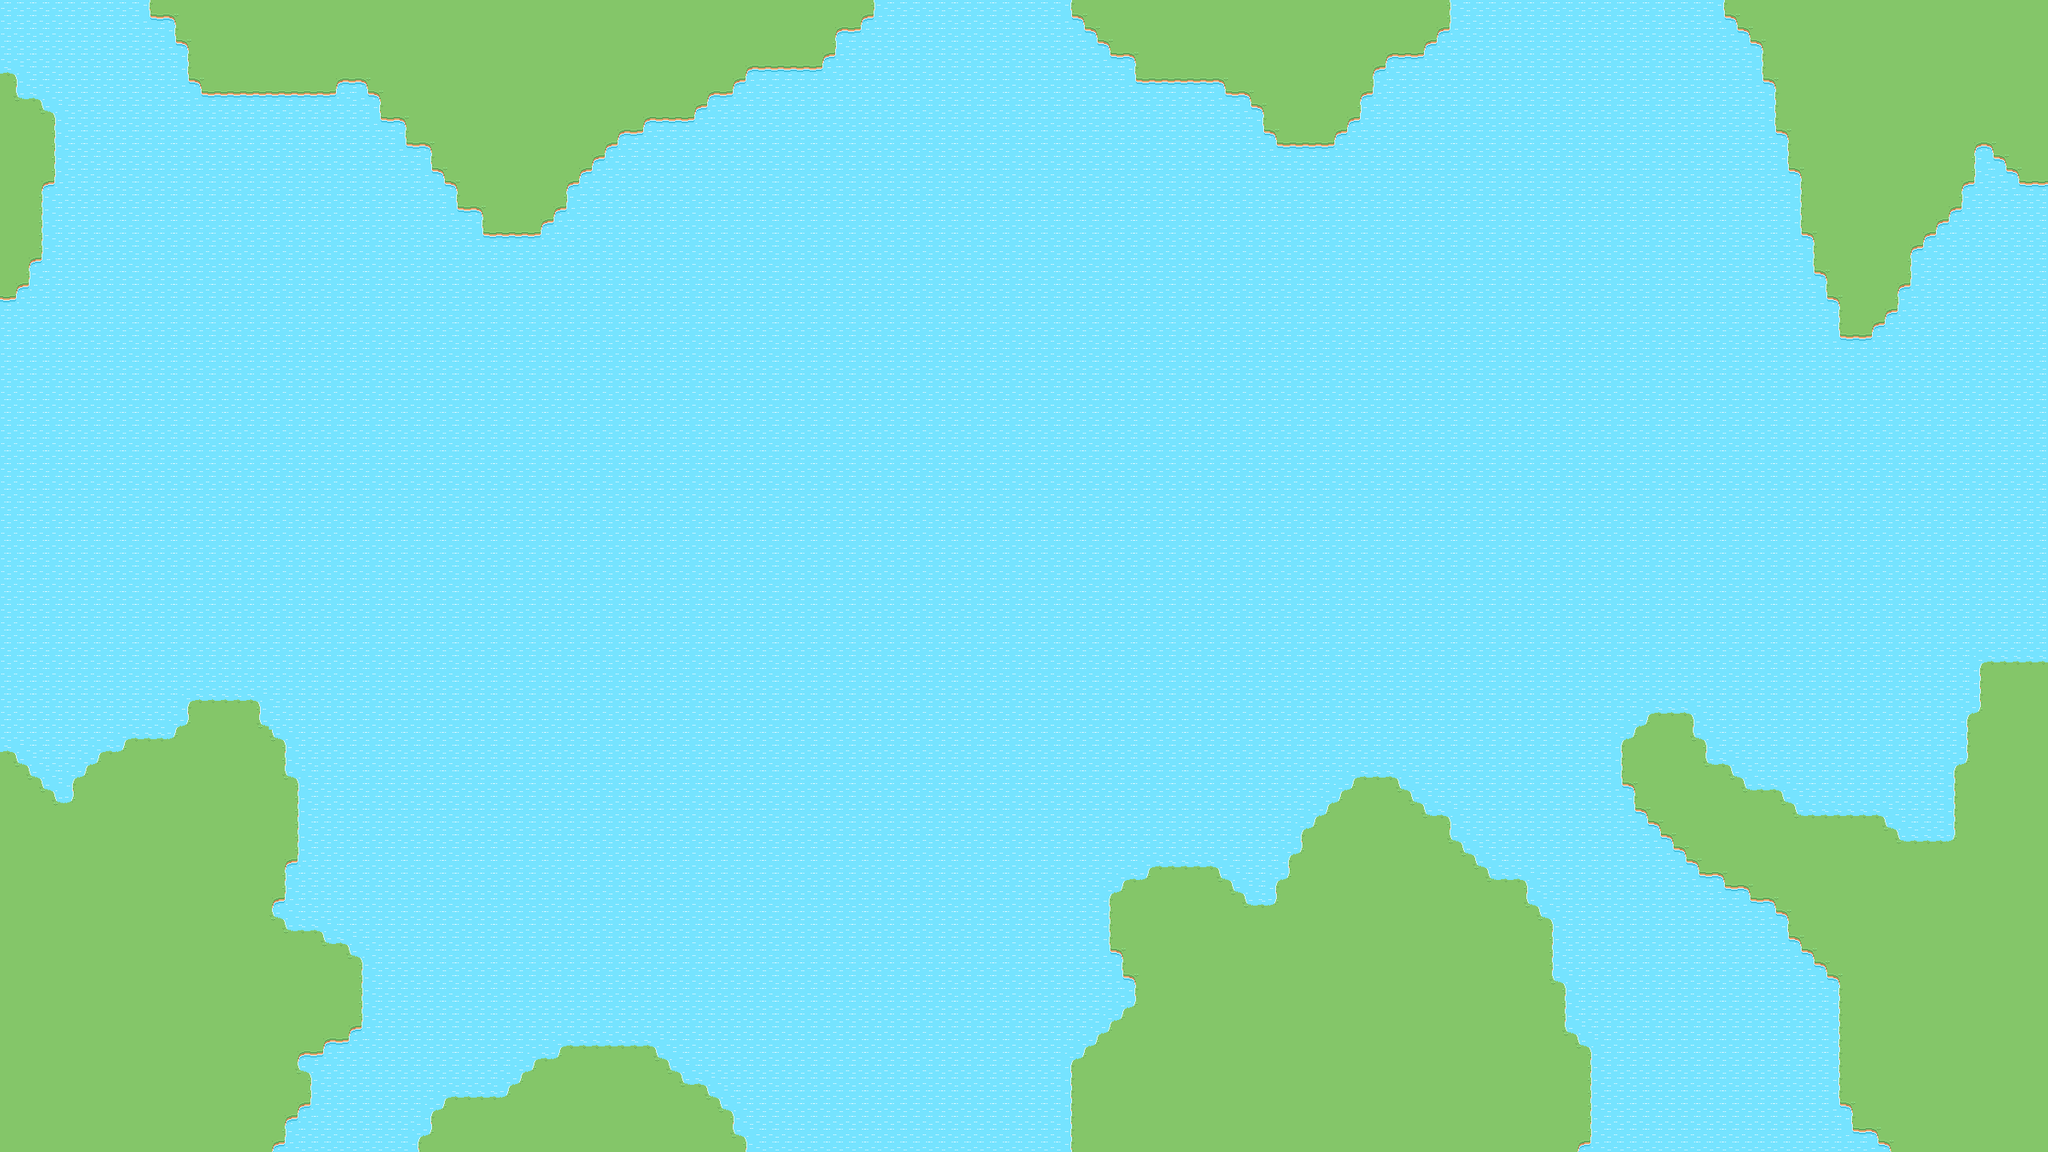

The image is a tile-based game level rendered from a .tmx file. Its description and source (layers, tilesets, objects; grid data summarised) follow:
An orthogonal 160x90 tile map with 16x16 px tiles, 1 tile layer (Tile Layer 1).

<map version="1.10" tiledversion="1.10.2" orientation="orthogonal" renderorder="right-down" width="160" height="90" tilewidth="16" tileheight="16" infinite="0" nextlayerid="2" nextobjectid="1">
 <tileset version="1.10" tiledversion="1.10.2" firstgid="1" name="tilemap" tilewidth="16" tileheight="16" spacing="1" tilecount="198" columns="18">
  <image source="../images/spritesheet.png" width="305" height="186" />
 </tileset>
 <layer id="1" name="Tile Layer 1" width="160" height="90">
  <data>[14400 cells, 14400 non-empty, 14 distinct tile ids]</data>
 </layer>
</map>
